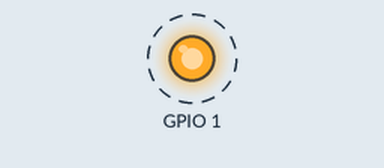
Bench run of a program on a simulated Raspberry Pi (BCM pin numbers). On the bench: output pins drawn as LEDs (lit = HIGH). Dashed ring = blinking. What the program prints to the terminal is not drawn.

Above: at 0.5 s.
Timing chart, 0 to 4.6 s (numbered marks = the images above):
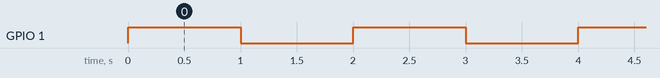

The program:

01_gpio_salida.py
```python
"""
Módulo 1 — Control de salida digital mediante GPIO
===================================================

Objetivo de aprendizaje
-----------------------
Comprender la arquitectura del subsistema GPIO del SoC RK3588 y su
representación en Linux como character device, y controlar una línea
de salida digital desde Python utilizando la biblioteca libgpiod v2.

Marco teórico
-------------
El RK3588 organiza sus pines de E/S de propósito general en bancos
numerados del 0 al 5. Cada banco contiene hasta 32 líneas agrupadas
en cuatro puertos de ocho bits, designados con las letras A, B, C y D.

La numeración global (global line offset) de cualquier línea se obtiene
mediante la fórmula:

    número_global = banco × 32 + (letra − A) × 8 + bit

    Ejemplo: GPIO3_A1  →  3 × 32 + 0 × 8 + 1 = 97

El kernel Linux expone cada banco a través del subsistema GPIO Character
Device como el archivo de dispositivo /dev/gpiochipN, donde N coincide
con el número de banco. Las operaciones sobre estas líneas se realizan
mediante llamadas ioctl() al descriptor de archivo correspondiente.

La biblioteca libgpiod encapsula dichas llamadas y proporciona una API de
alto nivel sin necesidad de privilegios root, a diferencia de las
bibliotecas legacy (wiringpi, RPi.GPIO) que acceden directamente a
/dev/mem y requieren permisos de superusuario.

El acceso por grupo es posible porque /dev/gpiochipN otorga control solo
sobre las líneas de ese banco, no sobre el espacio de memoria completo.

Conexiones de hardware
-----------------------
    Pin físico 12  ─── 330 Ω ─── LED ─── GND (pin físico 6)
                   GPIO3_A1

    La resistencia de 330 Ω limita la corriente a ≈ 10 mA con 3.3 V de
    salida del SoC, valor seguro para los GPIO del RK3588 (máx. 12 mA).

Prerrequisitos del sistema
--------------------------
    Haber ejecutado setup_gpio_permissions.sh y reiniciado el sistema.
    El usuario debe pertenecer al grupo 'gpio'.

Uso
---
    python3 01_gpio_salida.py
"""

import time

import gpiod
from gpiod.line import Direction, Value

CHIP  = "/dev/gpiochip3"   # banco GPIO3
LINEA = 1                   # GPIO3_A1: offset 1 dentro del banco 3

with gpiod.request_lines(
    CHIP,
    consumer="gpio-salida",
    config={LINEA: gpiod.LineSettings(direction=Direction.OUTPUT)},
) as solicitud:

    print("Línea GPIO3_A1 adquirida en modo salida.")
    print("Presione Ctrl+C para terminar.\n")

    try:
        ciclo = 0
        while True:
            ciclo += 1
            print(f"Ciclo {ciclo:04d} — ALTO  (3.3 V)")
            solicitud.set_value(LINEA, Value.ACTIVE)
            time.sleep(1.0)

            print(f"Ciclo {ciclo:04d} — BAJO  (0 V)")
            solicitud.set_value(LINEA, Value.INACTIVE)
            time.sleep(1.0)

    except KeyboardInterrupt:
        solicitud.set_value(LINEA, Value.INACTIVE)
        print("\nLínea llevada a estado bajo. GPIO liberado.")
```

Measured:
- by itself, GPIO 1: alternates HIGH for 1.0 s and LOW for 1.0 s
